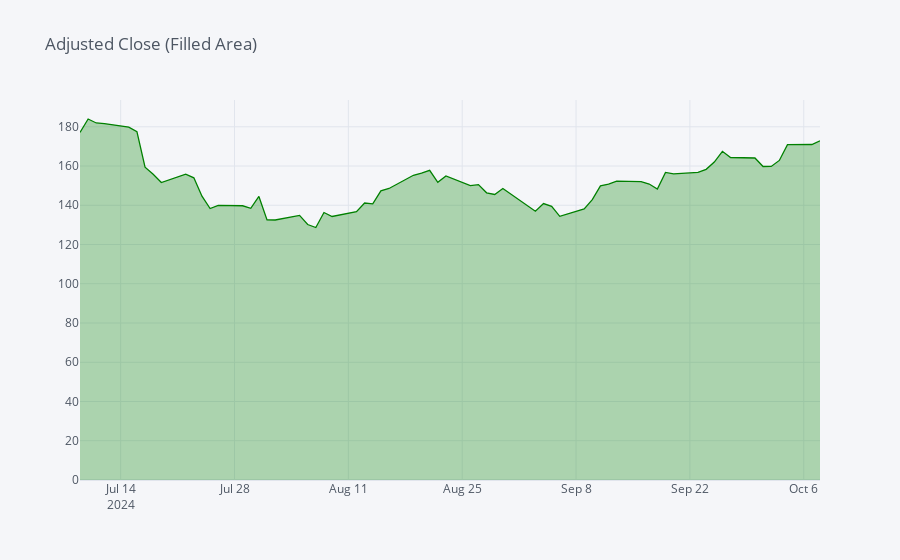

Source (notebook cell):
### Markdown cell above
Creating and displaying an interactive filled area plot of AMD's Adjusted Close Prices

### Code cell
stock_data['Adj Close'].iplot(title='Adjusted Close (Filled Area)', fill=True, colors=['green'])

### Figure 1 — Plotly figure (JSON) as saved in the notebook; plotly's stock layout.template omitted (floating-point values rounded to 4 significant figures)
{"data": [{"fill": "tozeroy", "fillcolor": "rgba(0, 128, 0, 0.3)", "line": {"color": "rgba(0, 128, 0, 1.0)", "dash": "solid", "shape": "linear", "width": 1.3}, "mode": "lines", "name": "Adj Close", "text": "", "type": "scatter", "x": ["2024-07-09", "2024-07-10", "2024-07-11", "2024-07-12", "2024-07-15", "2024-07-16", "2024-07-17", "2024-07-18", "2024-07-19", "2024-07-22", "2024-07-23", "2024-07-24", "2024-07-25", "2024-07-26", "2024-07-29", "2024-07-30", "2024-07-31", "2024-08-01", "2024-08-02", "2024-08-05", "2024-08-06", "2024-08-07", "2024-08-08", "2024-08-09", "2024-08-12", "2024-08-13", "2024-08-14", "2024-08-15", "2024-08-16", "2024-08-19", "2024-08-20", "2024-08-21", "2024-08-22", "2024-08-23", "2024-08-26", "2024-08-27", "2024-08-28", "2024-08-29", "2024-08-30", "2024-09-03", "2024-09-04", "2024-09-05", "2024-09-06", "2024-09-09", "2024-09-10", "2024-09-11", "2024-09-12", "2024-09-13", "2024-09-16", "2024-09-17", "2024-09-18", "2024-09-19", "2024-09-20", "2024-09-23", "2024-09-24", "2024-09-25", "2024-09-26", "2024-09-27", "2024-09-30", "2024-10-01", "2024-10-02", "2024-10-03", "2024-10-04", "2024-10-07", "2024-10-08"], "y": [177.1, 184.0, 181.9, 181.6, 179.8, 177.6, 159.4, 155.8, 151.6, 155.9, 154, 144.6, 138.3, 140.0, 139.8, 138.4, 144.5, 132.5, 132.5, 134.8, 130.2, 128.7, 136.3, 134.3, 136.8, 141.1, 140.8, 147.4, 148.6, 155.3, 156.4, 157.8, 151.7, 155.0, 150.0, 150.5, 146.4, 145.5, 148.6, 136.9, 140.9, 139.4, 134.4, 138.1, 142.8, 149.9, 150.8, 152.3, 152.1, 150.8, 148.3, 156.7, 155.9, 156.8, 158.3, 162.0, 167.5, 164.4, 164.1, 159.8, 159.8, 162.9, 170.9, 171.0, 172.8]}], "layout": {"legend": {"bgcolor": "#F5F6F9", "font": {"color": "#4D5663"}}, "paper_bgcolor": "#F5F6F9", "plot_bgcolor": "#F5F6F9", "title": {"font": {"color": "#4D5663"}, "text": "Adjusted Close (Filled Area)"}, "xaxis": {"gridcolor": "#E1E5ED", "showgrid": true, "tickfont": {"color": "#4D5663"}, "title": {"font": {"color": "#4D5663"}, "text": ""}, "zerolinecolor": "#E1E5ED"}, "yaxis": {"gridcolor": "#E1E5ED", "showgrid": true, "tickfont": {"color": "#4D5663"}, "title": {"font": {"color": "#4D5663"}, "text": ""}, "zerolinecolor": "#E1E5ED"}}}
